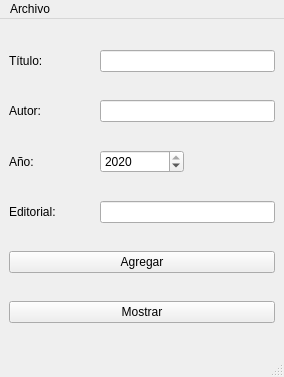
<?xml version="1.0" encoding="UTF-8"?>
<ui version="4.0">
 <class>MainWindow</class>
 <widget class="QMainWindow" name="MainWindow">
  <property name="geometry">
   <rect>
    <x>0</x>
    <y>0</y>
    <width>284</width>
    <height>377</height>
   </rect>
  </property>
  <property name="windowTitle">
   <string>Libros</string>
  </property>
  <widget class="QWidget" name="centralwidget">
   <layout class="QGridLayout" name="gridLayout">
    <item row="2" column="1">
     <widget class="QSpinBox" name="year">
      <property name="minimum">
       <number>1920</number>
      </property>
      <property name="maximum">
       <number>2020</number>
      </property>
      <property name="value">
       <number>2020</number>
      </property>
     </widget>
    </item>
    <item row="1" column="0">
     <widget class="QLabel" name="label_2">
      <property name="text">
       <string>Autor:</string>
      </property>
     </widget>
    </item>
    <item row="4" column="0" colspan="3">
     <widget class="QPushButton" name="agregar">
      <property name="text">
       <string>Agregar</string>
      </property>
     </widget>
    </item>
    <item row="3" column="0">
     <widget class="QLabel" name="label_4">
      <property name="text">
       <string>Editorial:</string>
      </property>
     </widget>
    </item>
    <item row="1" column="1" colspan="2">
     <widget class="QLineEdit" name="autor"/>
    </item>
    <item row="0" column="0">
     <widget class="QLabel" name="label">
      <property name="text">
       <string>Título:</string>
      </property>
     </widget>
    </item>
    <item row="2" column="0">
     <widget class="QLabel" name="label_3">
      <property name="text">
       <string>Año:</string>
      </property>
     </widget>
    </item>
    <item row="3" column="1" colspan="2">
     <widget class="QLineEdit" name="editorial"/>
    </item>
    <item row="0" column="1" colspan="2">
     <widget class="QLineEdit" name="titulo"/>
    </item>
    <item row="5" column="0" colspan="3">
     <widget class="QPushButton" name="mostrar">
      <property name="text">
       <string>Mostrar</string>
      </property>
     </widget>
    </item>
   </layout>
  </widget>
  <widget class="QMenuBar" name="menubar">
   <property name="geometry">
    <rect>
     <x>0</x>
     <y>0</y>
     <width>284</width>
     <height>22</height>
    </rect>
   </property>
   <widget class="QMenu" name="menuArchivo">
    <property name="title">
     <string>Archivo</string>
    </property>
    <addaction name="actionAbrir"/>
    <addaction name="actionGuardar"/>
   </widget>
   <addaction name="menuArchivo"/>
  </widget>
  <widget class="QStatusBar" name="statusbar"/>
  <action name="actionAbrir">
   <property name="text">
    <string>Abrir</string>
   </property>
   <property name="shortcut">
    <string>Meta+O</string>
   </property>
  </action>
  <action name="actionGuardar">
   <property name="text">
    <string>Guardar</string>
   </property>
   <property name="shortcut">
    <string>Meta+S</string>
   </property>
  </action>
 </widget>
 <resources/>
 <connections/>
</ui>
